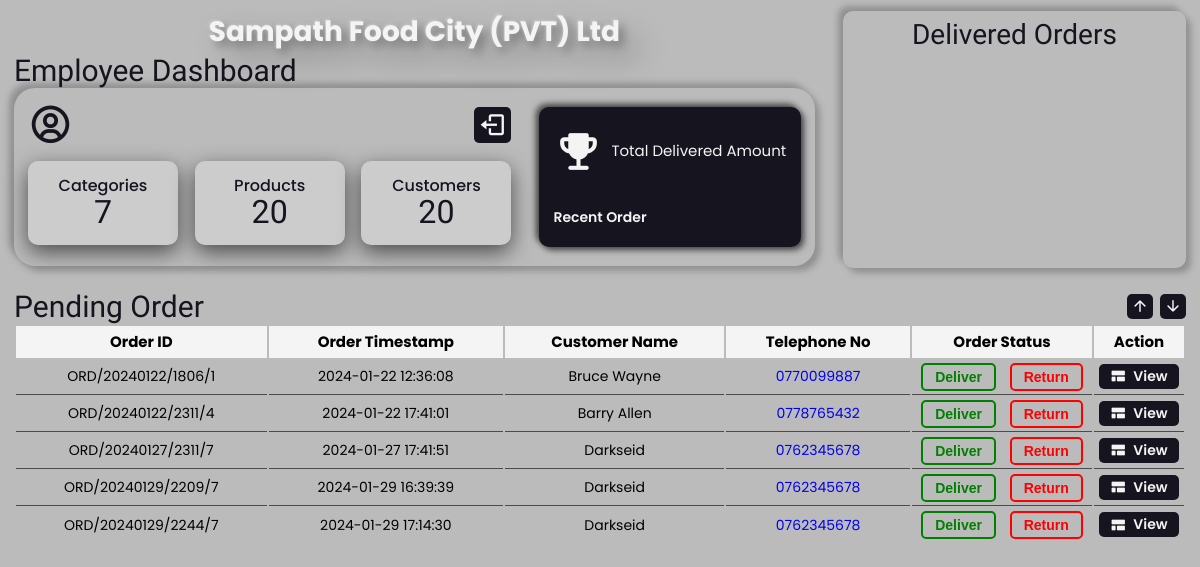
Page /Admin/Staff-Home.php on the committed database.
### tables this page shows
CREATE TABLE `ordertb` (
  `OrderID` varchar(30) NOT NULL,
  `Order_Timestamp` timestamp NOT NULL DEFAULT current_timestamp(),
  `Deliver_Timestamp` timestamp NOT NULL DEFAULT current_timestamp() ON UPDATE current_timestamp(),
  `STATUS` enum('Deliver','Return','Pending') NOT NULL,
  `CusID` int(5) DEFAULT NULL,
  `StaffID` varchar(10) DEFAULT NULL
);

CREATE TABLE `payment` (
  `PaymentID` varchar(20) NOT NULL,
  `Payment_Timestamp` timestamp NOT NULL DEFAULT current_timestamp(),
  `Method` enum('Cash','Card') NOT NULL,
  `Total_Amount` float NOT NULL,
  `OrderID` varchar(30) DEFAULT NULL
);

CREATE TABLE `customer` (
  `CustomerID` int(5) NOT NULL,
  `CusName` varchar(100) NOT NULL,
  `Address` text DEFAULT NULL,
  `GENDER` enum('Male','Female') NOT NULL,
  `DOB` date NOT NULL,
  `Email` varchar(120) NOT NULL,
  `ContactNo` varchar(20) NOT NULL
);

### Admin/Staff-Home.php (the view, shortened to what this page needs)
<!DOCTYPE html>
<html lang="en">
<head>
    <link href='https://unpkg.com/boxicons@2.1.2/css/boxicons.min.css' rel='stylesheet'>
</head>
<body>
    <main>
        <div class="main">
            <div class="head">
                <div class="h1">Sampath Food City (PVT) Ltd</div>
                <div class="text">Employee Dashboard</div>
                <div class="insight">
                    <div class="profile_details">
                        <div class="profile">
                            <i class='bx bx-user-circle bx-tada bx-flip-horizontal' id="i"></i>
                                <?php
                                    @include 'config.php';
                                    if($conn->connect_error){
                                        die("Connection failed: ". $conn->connect_error);
                                    }
                                    else{
                                        $id = $_SESSION['StaffID'];
                                ?>
                                <?php
                                    }
                                ?>
                            <div class="out">
                                <a href="index.php" id="a"><i class='bx bx-log-out' id="log-out"></i><span class="name">Log out</span></a>
                            </div>
                        </div>
                        <div class="details">
                            <div class="a">
                                <div class="option">
                                    <?php
                                        @include 'config.php';
                                        $sql = "SELECT * FROM Category";
                                        $count_run = mysqli_query($conn, $sql);
                                        $row = mysqli_num_rows($count_run);
                                    ?>
                                    <div class="fieldname">Categories</div>
                                    <div class="number"><?= $row?></div>
                                </div>
                            </div>
                            <a href="Products.php?profile=Staff">
                                <?php
                                    @include 'config.php';
                                    $sql = "SELECT * FROM product";
                                    $count_run = mysqli_query($conn, $sql);
                                    $row = mysqli_num_rows($count_run);
                                ?>
                                <div class="option">
                                    <div class="fieldname">Products</div>
                                    <div class="number"><?= $row ?></div>
                                </div>
                            </a>
                            <a href="Customer.php?profile=Staff">
                                <?php
                                    @include 'config.php';
                                    $sql = "SELECT * FROM Customer";
                                    $count_run = mysqli_query($conn, $sql);
                                    $row = mysqli_num_rows($count_run);
                                ?>
                                <div class="option">
                                    <div class="fieldname">Customers</div>
                                    <div class="number"><?= $row ?></div>
                                </div>
                            </a>
                        </div>
                    </div>
                    <div id="pay">
                        <div class="payment">
                            <span class="material-icons-round" id="icon">emoji_events</span>
                            <div class="middle">
                                <span id="h5">Total Delivered Amount</span>
                            </div>
                        </div>
                        <div class="box">
                            <span id="note">Recent Order</span>
                        </div>
                    </div>
                </div>
            </div>
            <div class="right">
                <div class="order">
                    <h2>Delivered Orders</h2>
                    <div class="tabs">
                    </div>
                </div>
            </div>
        </div>
        <div class="recent">
            <div class="ord">
                <div class="pending">
                    <h2>Pending Order</h2>
                    <form action="" method="post" class="search">
                        <button type="submit" name="asc">
                            <span class="material-icons-round" id="order">arrow_upward</span>
                        </button>
                        <button type="submit" name="desc">
                            <span class="material-icons-round" id="order">arrow_downward</span>
                        </button>
                    </form>
                </div>
                <div class="table">
                    <table class="table1">
                        <thead>
                            <tr>
                                <th>Order ID</th>
                                <th>Order Timestamp</th>
                                <th>Customer Name</th>
                                <th>Telephone No</th>
                                <th class="ac">Order Status</th>
                                <th class="action">Action</th>
                            </tr>
                        </thead>
                        <tbody>
                            <?php
                                @include 'config.php';
                                $sql = "SELECT * FROM ordertb o, customer c, payment p WHERE (o.CusID = c.CustomerID AND o.OrderID = p.OrderID) AND o.STATUS = 'Pending'";
                                $result = $conn->query($sql);
                                if(isset($_POST['asc'])){
                                    $sql1 = "SELECT * FROM ordertb o, customer c, payment p WHERE (o.CusID = c.CustomerID AND o.OrderID = p.OrderID) AND o.STATUS = 'Pending' ORDER BY Order_Timestamp ASC";
                                    $result1 = $conn->query($sql1);
                                    if($result1-> num_rows > 0){
                                        while($row = $result1-> fetch_assoc()){
                            ?>
                            <tr>
                                <td><?= $row['OrderID'] ?></td>
                                <td><?= $row['Order_Timestamp'] ?></td>
                                <td><?= $row['CusName'] ?></td>
                                <td><a href="tel:<?= $row['ContactNo'] ?>"><?= $row['ContactNo'] ?></a></td>
                                <td class="ac">
                                    <form action="" method="post" id="default">
                                        <input type="text" name="id" value="<?= $id ?>" style="display: none;">
                                        <input type="text" name="status" value="<?= $row['OrderID'] ?>" style="display: none;">
                                        <button type="submit" class="btn" name="deliver" style="--i: green;">
                                            <span class="name" id="tag">Deliver</span>
                                        </button>
                                        <button type="submit" class="btn" name="return" style="--i: red;">
                                            <span class="name" id="tag">Return</span>
                                        </button>
                                    </form>
                                </td>
                                <td class = "action">
                                    <a href="Order-details.php?order=<?= $row['OrderID'] ?>">
                                        <span class="material-icons-round" id="view">view_comfy</span>
                                        <div class="name">View</div>
                                    </a>
                                </td>
                            </tr>
                            <?php
                                        }
                                    }
                                }
                                else{
                                    if(isset($_POST['desc'])){
                                        $sql2 = "SELECT * FROM ordertb o, customer c, payment p WHERE (o.CusID = c.CustomerID AND o.OrderID = p.OrderID) AND o.STATUS = 'Pending' ORDER BY Order_Timestamp DESC";
                                        $result2 = $conn->query($sql2);
                                        if($result2-> num_rows > 0){
                                            while($row = $result2-> fetch_assoc()){
                            ?>
                            <tr>
                                <td><?= $row['OrderID'] ?></td>
                                <td><?= $row['Order_Timestamp'] ?></td>
                                <td><?= $row['CusName'] ?></td>
                                <td><a href="tel:<?= $row['ContactNo'] ?>"><?= $row['ContactNo'] ?></a></td>
                                <td class="ac">
                                    <form action="" method="post" id="default">
                                        <input type="text" name="id" value="<?= $id ?>" style="display: none;">
                                        <input type="text" name="status" value="<?= $row['OrderID'] ?>" style="display: none;">
                                        <button type="submit" class="btn" name="deliver" style="--i: green;">
                                            <span class="name" id="tag">Deliver</span>
                                        </button>
                                        <button type="submit" class="btn" name="return" style="--i: red;">
                                            <span class="name" id="tag">Return</span>
                                        </button>
                                    </form>
                                </td>
                                <td class = "action">
                                    <a href="Order-details.php?order=<?= $row['OrderID'] ?>">
                                        <span class="material-icons-round" id="view">view_comfy</span>
                                        <div class="name">View</div>
                                    </a>
                                </td>
                            </tr>
                            <?php
                                            }
                                        }
                                    }
                                else{
                                    if($result-> num_rows > 0){
                                        while($row = $result-> fetch_assoc()){
                            ?>
                            <tr>
                                <td><?= $row['OrderID'] ?></td>
                                <td><?= $row['Order_Timestamp'] ?></td>
                                <td><?= $row['CusName'] ?></td>
                                <td><a href="tel:<?= $row['ContactNo'] ?>"><?= $row['ContactNo'] ?></a></td>
                                <td class="ac">
                                    <form action="" method="post" id="default">
                                        <button type="submit" class="btn" name="deliver" style="--i: green;">
                                            <span class="name" id="tag">Deliver</span>
                                        </button>
                                        <button type="submit" class="btn" name="return" style="--i: red;">
                                            <span class="name" id="tag">Return</span>
                                        </button>
                                    </form>
                                </td>
                                <td class = "action">
                                    <a href="Order-details.php?order=<?= $row['OrderID'] ?>">
                                        <span class="material-icons-round" id="view">view_comfy</span>
                                        <div class="name">View</div>
                                    </a>
                                </td>
                            </tr>
                            <?php
                                            }
                                        }
                                    }
                                }
                            ?>
                        </tbody>
                    </table>
                </div>
            </div>
        </div>
    </main>
</body>
</html>

### rows in the picture
ordertb: payment.OrderID "ORD/20240122/1806/1", Order_Timestamp "2024-01-22 12:36:08", CusID.CusName "Bruce Wayne", CusID.ContactNo "0770099887"
ordertb: payment.OrderID "ORD/20240122/2311/4", Order_Timestamp "2024-01-22 17:41:01", CusID.CusName "Barry Allen", CusID.ContactNo "0778765432"
ordertb: payment.OrderID "ORD/20240127/2311/7", Order_Timestamp "2024-01-27 17:41:51", CusID.CusName "Darkseid", CusID.ContactNo "0762345678"
ordertb: payment.OrderID "ORD/20240129/2209/7", Order_Timestamp "2024-01-29 16:39:39", CusID.CusName "Darkseid", CusID.ContactNo "0762345678"
ordertb: payment.OrderID "ORD/20240129/2244/7", Order_Timestamp "2024-01-29 17:14:30", CusID.CusName "Darkseid", CusID.ContactNo "0762345678"

### other values in the picture
$row "7"
$row "20"
